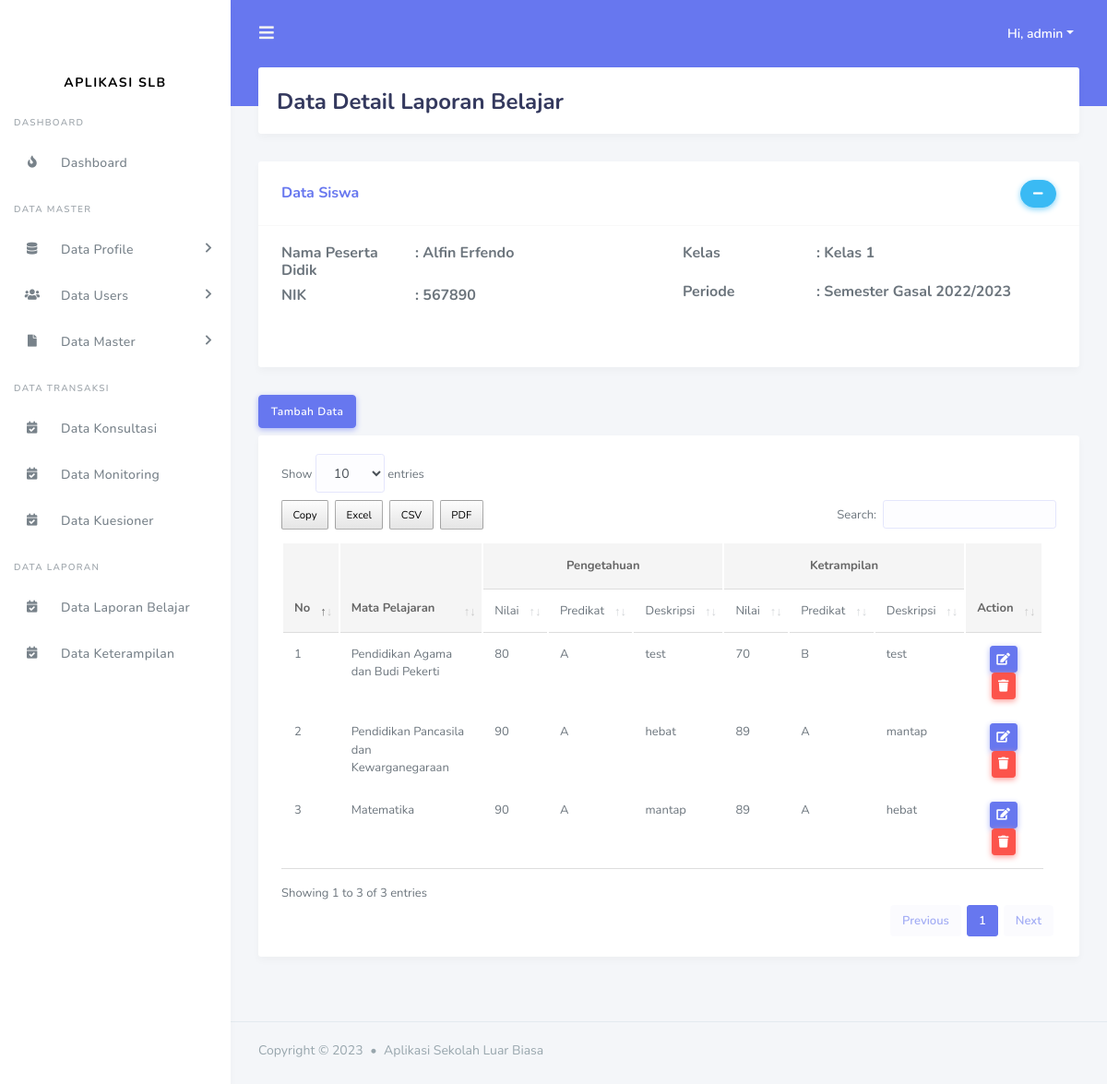
Screenshot of /admin/data_detail_laporan_belajar.php?id=12&id_kelas=6 (signed in) with the database file from the repository.
### tables this page shows
CREATE TABLE `tbl_murid` (
  `id_murid` int(11) NOT NULL,
  `nik` varchar(100) NOT NULL,
  `nama` varchar(200) NOT NULL,
  `jenis_kelamin` varchar(100) NOT NULL,
  `tempat_lahir` varchar(100) NOT NULL,
  `tanggal_lahir` date NOT NULL,
  `gambar` varchar(200) NOT NULL,
  `alamat` varchar(200) NOT NULL,
  `agama` varchar(200) NOT NULL DEFAULT 'admin',
  `status_murid` enum('menunggu hasil','diterima','tidak') NOT NULL DEFAULT 'diterima'
);

CREATE TABLE `tbl_kelas` (
  `id_kelas` int(11) NOT NULL,
  `id_kategori` int(11) NOT NULL,
  `nama_kelas` varchar(255) NOT NULL,
  `id_periode` int(11) NOT NULL,
  `id_users` int(11) NOT NULL
);

CREATE TABLE `tbl_periode` (
  `id_periode` int(11) NOT NULL,
  `periode` varchar(255) DEFAULT NULL
);

CREATE TABLE `tbl_laporan_belajar` (
  `id_laporan_belajar` int(11) NOT NULL,
  `nilai_pengetahuan` int(11) NOT NULL,
  `deskripsi_pengetahuan` varchar(255) DEFAULT NULL,
  `id_murid` int(11) NOT NULL,
  `id_users` int(11) NOT NULL,
  `id_kelas` int(11) DEFAULT NULL,
  `date_penilaian` timestamp NOT NULL DEFAULT current_timestamp() ON UPDATE current_timestamp(),
  `id_mata_pelajaran` int(11) NOT NULL,
  `nilai_ketrampilan` int(11) NOT NULL,
  `deskripsi_ketrampilan` varchar(255) NOT NULL
);

CREATE TABLE `tbl_mata_pelajaran` (
  `id_mata_pelajaran` int(11) NOT NULL,
  `mata_pelajaran` varchar(255) DEFAULT NULL
);

### include/koneksi.php (called while the page is built, shortened)
<?php
$base_url = "http://localhost/aplikasi_slb/";
?>

### admin/data_detail_laporan_belajar.php (the view, shortened to what this page needs)
<?php
include('../include/koneksi.php');
include('../template/header.php');
include('../template/sidebar.php');
$id_murid = $_GET['id'];
$id_kelas = $_GET['id_kelas'];
?>
<div class="main-content">
  <section class="section">
    <div class="section-header">
      <h1>Data Detail Laporan Belajar</h1>
    </div>
    <div class="row">
      <div class="col-12 col-sm-12 col-lg-12">
          <div class="card">
            <div class="card-header">
              <h4>Data Siswa</h4>
              <div class="card-header-action">
                <a data-collapse="#mycard-collapse" class="btn btn-icon btn-info" href="#"><i class="fas fa-minus"></i></a>
              </div>
            </div>
            <?php
              $query = "SELECT * FROM tbl_murid tm INNER JOIN tbl_detail_kelas tdk on tdk.id_murid = tm.id_murid INNER JOIN tbl_kelas tk on tk.id_kelas =tdk.id_kelas INNER JOIN tbl_users tu on tu.id_users = tdk.id_users INNER JOIN tbl_periode tp on tp.id_periode = tk.id_periode where tm.id_murid = '$id_murid' and tk.id_kelas = '$id_kelas'";
              $result_tasks = mysqli_query($conn, $query);
              $row = mysqli_fetch_assoc($result_tasks);
            ?>
            <div class="collapse show" id="mycard-collapse">
              <div class="card-body">
               <div class="row">
                <div class="col-md-6">
                  <div class="row">
                    <div class="col-md-4">
                      <h6>Nama Peserta Didik</h6>
                    </div>
                    <div class="col-md-8">
                      <h6> : <?= $row['nama']?></h6>
                    </div>
                    <br>
                    <br>
                    <div class="col-md-4">
                      <h6>NIK</h6>
                    </div>
                    <div class="col-md-8">
                      <h6> : <?= $row['nik']?></h6>
                    </div>
                  </div>
                </div>
                <div class="col-md-6">
                  <div class="row">
                    <div class="col-md-4">
                      <h6>Kelas</h6>
                    </div>
                    <div class="col-md-8">
                      <h6>: <?= $row['nama_kelas']?></h6>
                    </div>
                    <br>
                    <br>
                    <div class="col-md-4">
                      <h6>Periode</h6>
                    </div>
                    <div class="col-md-8">
                      <h6>: <?= $row['periode']?></h6>
                    </div>
                  </div>
                </div>
               </div>
              </div>
              <div class="card-footer">
              </div>
            </div>
          </div>
        </div>
    </div>
    <button type="button" class="btn btn-primary mb-2" data-toggle="modal" data-target="#tambahdata">
      Tambah Data
    </button>
    <div class="section-body">
      <div class="card table-responsive">
        <div class="card-body ">
            <table class="table table-hover" id="data_tabel">
            <thead>
              <tr>
                <th rowspan = "2">No</th>
                <th rowspan = "2">Mata Pelajaran</th>
                <th colspan = "3" class = "text-center">Pengetahuan</th>
                <th colspan = "3" class = "text-center">Ketrampilan</th>
                <th rowspan = "2" class = "text-center">Action</th>
              </tr>
              <tr>
                <td>Nilai</td>
                <td>Predikat</td>
                <td>Deskripsi</td>
                <td>Nilai</td>
                <td>Predikat</td>
                <td>Deskripsi</td>
              </tr>
            </thead>
            <tbody>
              <?php
                    $query = "SELECT * FROM tbl_laporan_belajar tlb INNER JOIN tbl_murid tm ON tm.id_murid = tlb.id_murid INNER JOIN tbl_users tu on tu.id_users = tlb.id_users INNER JOIN tbl_kelas tk on tk.id_kelas =tlb.id_kelas INNER JOIN tbl_periode tp on tp.id_periode = tk.id_periode INNER JOIN tbl_mata_pelajaran tmj on tmj.id_mata_pelajaran = tlb.id_mata_pelajaran where tm.id_murid = '$id_murid' and tk.id_kelas = $id_kelas";
                    $result_tasks = mysqli_query($conn, $query);
                    $no = 1;
                    while($row = mysqli_fetch_assoc($result_tasks)) { ?>
                <tr>
                  <td><?= $no++ ?></td>
                  <td><?= $row['mata_pelajaran']?></td>
                  <td><?= $row['nilai_pengetahuan']?></td>
                  <td>
                    <?php
                    if ($row['nilai_pengetahuan'] >= 80) {
                      echo 'A';
                    }else if($row['nilai_pengetahuan'] >= 60 and $row['nilai_pengetahuan'] < 80){
                      echo 'B';
                    }else{
                      echo 'C';
                    } ?>
                  </td>
                  <td><?= $row['deskripsi_pengetahuan']?></td>
                  <td><?= $row['nilai_ketrampilan']?></td>
                  <td>
                    <?php
                    if ($row['nilai_ketrampilan'] >= 80) {
                      echo 'A';
                    }else if($row['nilai_ketrampilan'] >= 60 and $row['nilai_ketrampilan'] < 80){
                      echo 'B';
                    }else{
                      echo 'C';
                    } ?>
                  </td>
                  <td><?= $row['deskripsi_ketrampilan']?></td>
                  <td class ="text-center">
                    <button type="button" class="btn btn-primary btn-sm" data-toggle="modal" data-target="#updatedata<?= $row['id_laporan_belajar'] ?>">
                      <i class="fas fa-edit"></i>
                    </button>
                    <a href="<?= $base_url ?>proses_admin/laporan_belajar/delete.php?id=<?= $row['id_laporan_belajar'] ?>&id_murid=<?= $row['id_murid'] ?>&id_kelas=<?= $row['id_kelas'] ?>" class="btn btn-danger btn-sm"><i class="fas fa-trash"></i></a>
                  </td>
                </tr>
              <?php } ?>
            </tbody>
          </table>
        </div>
      </div>
    </div>
  </section>
</div>
<?php include('../template/footer.php'); ?>

### rows the page displays
tbl_murid: nama "Alfin Erfendo", nik "567890", tbl_kelas.nama_kelas "Kelas 1", tbl_periode.periode "Semester Gasal 2022/2023"
tbl_laporan_belajar: id_mata_pelajaran.mata_pelajaran "Pendidikan Agama dan Budi Pekerti", nilai_pengetahuan "80", deskripsi_pengetahuan "test", nilai_ketrampilan "70", deskripsi_ketrampilan "test"
tbl_laporan_belajar: id_mata_pelajaran.mata_pelajaran "Pendidikan Pancasila dan Kewarganegaraan", nilai_pengetahuan "90", shows "A", deskripsi_pengetahuan "hebat", nilai_ketrampilan "89", deskripsi_ketrampilan "mantap"
tbl_laporan_belajar: id_mata_pelajaran.mata_pelajaran "Matematika", nilai_pengetahuan "90", shows "A", deskripsi_pengetahuan "mantap", nilai_ketrampilan "89", deskripsi_ketrampilan "hebat"

### other values shown
$_SESSION['nama_users'] "admin"
